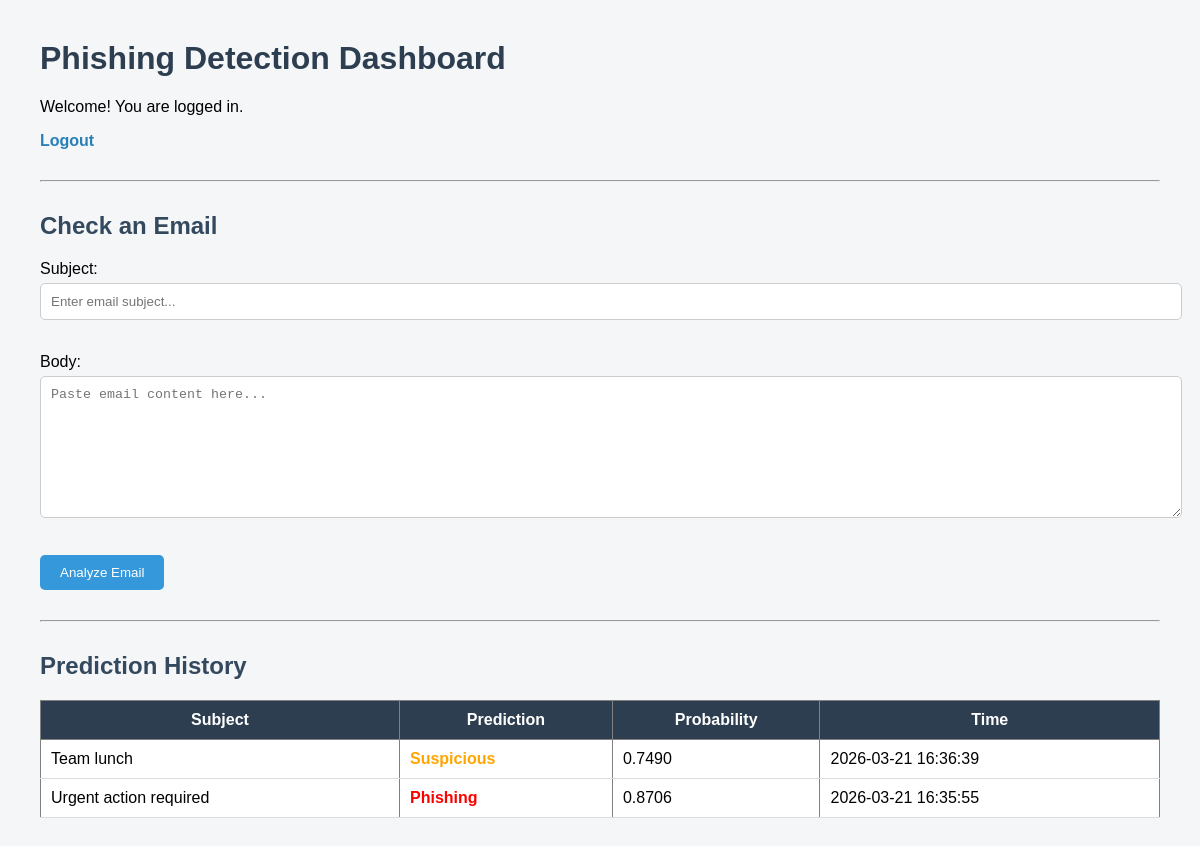
The app's page /dashboard (signed in) with its own data.
### tables this page shows
CREATE TABLE predictions (
        id INTEGER PRIMARY KEY AUTOINCREMENT,
        user_id INTEGER,
        subject TEXT,
        body TEXT,
        prediction TEXT,
        probability REAL,
        timestamp DATETIME DEFAULT CURRENT_TIMESTAMP
    );

### app.py (the view)
@app.route("/dashboard")
def dashboard():
    if "user_id" not in session:
        return redirect("/")
    conn = sqlite3.connect("app.db")
    cursor = conn.cursor()
    cursor.execute("""
    SELECT subject, prediction, probability, timestamp
    FROM predictions
    WHERE user_id = ?
    ORDER BY id DESC
    """, (session["user_id"],))
    history = cursor.fetchall()
    conn.close()
    return render_template("dashboard.html", history=history)

### templates/dashboard.html (shortened to what this page needs)
<!DOCTYPE html>
<html>
<head>
</head>
<body>
    <h1>Phishing Detection Dashboard</h1>
    <p>Welcome! You are logged in.</p>
    <a href="/logout">Logout</a>
    <hr>
    <h2>Check an Email</h2>
    <form action="/predict" method="POST">
        <label>Subject:</label><br>
        <input type="text" name="subject" placeholder="Enter email subject..." required><br><br>
        <label>Body:</label><br>
        <textarea name="body" rows="8" placeholder="Paste email content here..." required></textarea><br><br>
        <button type="submit">Analyze Email</button>
    </form>
    <hr>
    <h2>Prediction History</h2>
    {% if history %}
    <table border="1" cellpadding="8">
        <tr>
            <th>Subject</th>
            <th>Prediction</th>
            <th>Probability</th>
            <th>Time</th>
        </tr>
        {% for row in history %}
        <tr>
            <td>{{ row[0] }}</td>
            <td>
                {% if row[1] == "Phishing" %}
                    <span style="color:red;"><b>{{ row[1] }}</b></span>
                {% elif row[1] == "Suspicious" %}
                    <span style="color:orange;"><b>{{ row[1] }}</b></span>
                {% else %}
                    <span style="color:green;"><b>{{ row[1] }}</b></span>
                {% endif %}
            </td>
            <td>{{ "%.4f"|format(row[2]) }}</td>
            <td>{{ row[3] }}</td>
        </tr>
        {% endfor %}
    </table>
    {% else %}
    <p>No prediction history yet.</p>
    {% endif %}
</body>
</html>

### templates/dashboard.html (style rules this page uses)
body { font-family: Arial, sans-serif; background-color: #f4f6f8; margin: 40px; }
h1 { color: #2c3e50; }
h2 { margin-top: 30px; color: #34495e; }
a { text-decoration: none; color: #2980b9; font-weight: bold; }
form { margin-top: 15px; }
input, textarea { width: 100%; padding: 10px; margin-top: 5px; margin-bottom: 15px; border: 1px solid #ccc; border-radius: 5px; }
button { background-color: #3498db; color: white; padding: 10px 20px; border: none; border-radius: 5px; cursor: pointer; }
table { width: 100%; border-collapse: collapse; margin-top: 15px; background-color: white; }
th { background-color: #2c3e50; color: white; padding: 10px; }
td { padding: 10px; border-bottom: 1px solid #ddd; }
hr { margin: 30px 0; }

### records on screen
predictions: subject "Team lunch", prediction "Suspicious", probability "0.7490", timestamp "2026-03-21 16:36:39"
predictions: subject "Urgent action required", prediction "Phishing", probability "0.8706", timestamp "2026-03-21 16:35:55"
